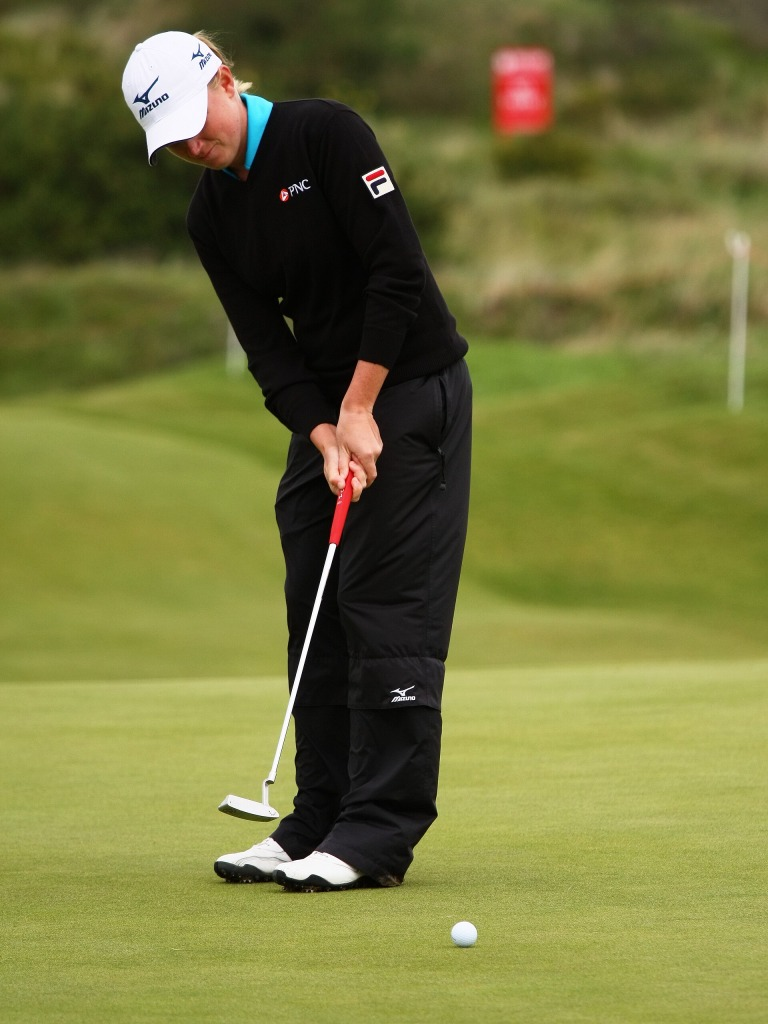
#> input picture images/person_2.jpg, 768 x 1024 px, given in place of 1.png, which was not available
$ python ex4.py
#> lines starting #> are read from the running program, lines starting #| are printed output that depends on the picture; after the words box and inside, x2 and y2 are one past the last pixel; in counts of white or black regions, pixels touching at a corner belong together
# =============================================================================
# SAVI - Parte 3, Exercício 4: Teste de rácio de David Lowe
#
# Resumo:
#   - Carrega duas imagens (1.png = train, 2.png = query) da pasta indicada em
#     -ip / --image_pair (ex: castle).
#   - Calcula features SIFT (máx. 500 keypoints, argumento -nk).
#   - Faz o matching com FlannBasedMatcher e knnMatch com k=2, para obter o
#     melhor e o segundo melhor match de cada descritor.
#   - Aplica o teste de rácio de David Lowe (argumento -dlr): só mantém o match
#     se best.distance < rácio * second_best.distance, eliminando matches
#     ambíguos e pouco confiáveis.
#   - Desenha os matches que passaram o teste com cv2.drawMatches.
#
# Uso:
#   python ex4.py -ip castle -nk 500 -dlr 0.7 -is 0.5
# =============================================================================


import argparse
from random import randint
import cv2
import json
import numpy as np
import signal
import sys
from colorama import Fore, Style

def signal_handler(sig, frame):
    print('You pressed Ctrl+C!')
    sys.exit(0)


def signal_handler_term(sig, frame):
    print('You pressed Ctrl+C!')
    sys.exit(0)


def showMask(window_name, image):
    image_to_show = image.astype(np.uint8)*255
    cv2.imshow(window_name, image_to_show)

def showScaledImage(window_name, image, scale):

    # scale image then show
    resized_image = cv2.resize(image, None, fx=scale, fy=scale, interpolation=cv2.INTER_LINEAR)

    cv2.namedWindow(window_name, cv2.WINDOW_NORMAL) # test other options to see if the image window resizes . Does not work on mac!
    cv2.imshow(window_name, resized_image)

# Main function
def main(): # this is our main function
    signal.signal(signal.SIGINT, signal_handler)
    signal.signal(signal.SIGTERM, signal_handler_term)
    print("SAVI exercise")

    # -------------------------------------------------------------------------
    # Initialization
    # -------------------------------------------------------------------------

    # initialize argparser
    ap = argparse.ArgumentParser()
    ap.add_argument("-is", "--image_scale", type=float, required=False,
                    default=1.0, help="Scale of images to display", )
    ap.add_argument("-dlr", "--david_lowes_ratio", type=float, required=False,
                    default=0.5, help="David Lowe's ratio for the ratio test", )
    ap.add_argument("-nk", "--number_of_keypoints", type=int, required=False,
                    default=500, help="Number of keypoints", )
    ap.add_argument("-ip", "--image_pair", type=str, required=False,
                    default="santorini", help="Parent folder that will contain the two images 1 and 2.png", )


    args = ap.parse_args()
    args = vars(args) # transform the args into a dictionary
    print('Input args: ' + str(args))

    # Load the images
    train_image = cv2.imread('../images/' + args['image_pair'] + '/1.png')
#> train_image is the input picture: shape (1024, 768, 3); mean B, G, R 60.6, 118.8, 117.8
    query_image = cv2.imread('../images/' + args['image_pair'] + '/2.png')
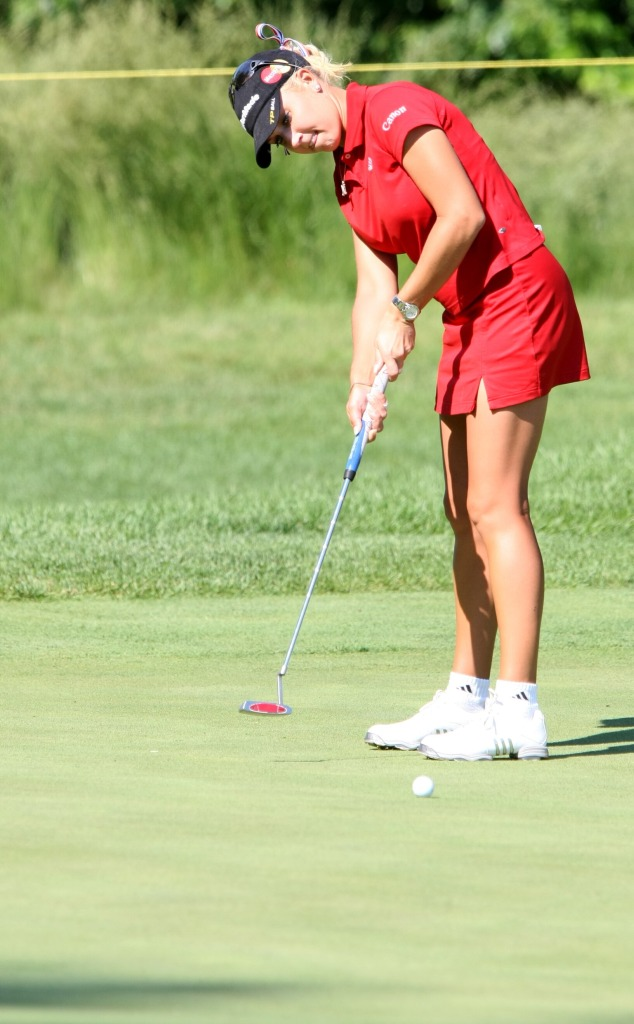
#> input picture images/person_3.jpg, 634 x 1024 px, given in place of 2.png, which was not available
#> query_image is the input picture: shape (1024, 634, 3); mean B, G, R 126.3, 179.2, 176.1

    # create the gui images for displaying
    train_image_gui = train_image.copy()
    query_image_gui = query_image.copy()


    # Compute features using sift
    sift_detector = cv2.SIFT_create(nfeatures=args['number_of_keypoints'])
    t_key_points, t_descriptors = sift_detector.detectAndCompute(train_image, None)
#> t_key_points = 429 keypoints; strongest (x, y, size): (332, 548, 5.6), (386, 188, 8.4), (182, 89, 72.8), (375, 196, 3)
    q_key_points, q_descriptors = sift_detector.detectAndCompute(query_image, None)
#> q_key_points = 500 keypoints; strongest (x, y, size): (343, 187, 3.2), (513, 756, 5.9), (344, 192, 3.5), (468, 687, 2.6)

    # print('t_key_points'  + str(t_key_points))

    # Match of keypoints
    index_params = dict(algorithm=1, trees = 15)
    search_params = dict(checks= 50)
    flann_matcher = cv2.FlannBasedMatcher(index_params, search_params)

    # Do the actual matching
    # k is the number of matches to return (to be changed later)
    # Now we want to get not only the best matche, but also the second best match
    two_best_matches = flann_matcher.knnMatch(q_descriptors, t_descriptors, k=2)
#> two_best_matches = 500 matches

    matches = []
    for best_match_idx, two_best_match_tuple in enumerate(two_best_matches):

        best_match = two_best_match_tuple[0] # best match is the first in the tuple
        second_best_match = two_best_match_tuple[1] # best match is the second in the tuple


        # Using David Lowe's ratio test we discard matches in which the best and second best are very close
        if best_match.distance < args['david_lowes_ratio'] * second_best_match.distance:
            matches.append(best_match) # Add the match to the list
        else:
            continue # so we do not draw the circles in the train and query images

        # Get tehe train and query indexes of the match
        t_idx = best_match.trainIdx
        q_idx = best_match.queryIdx

        # Get the coordinates of the keypoins of that match
        t_x, t_y = int(t_key_points[t_idx].pt[0]), int(t_key_points[t_idx].pt[1])
        q_x, q_y = int(q_key_points[q_idx].pt[0]), int(q_key_points[q_idx].pt[1])

        color = randint(0,255), randint(0,255), randint(0,255)
        cv2.circle(train_image_gui, (t_x,t_y), 55, color, 2)
        cv2.circle(query_image_gui, (q_x,q_y), 55, color, 2)
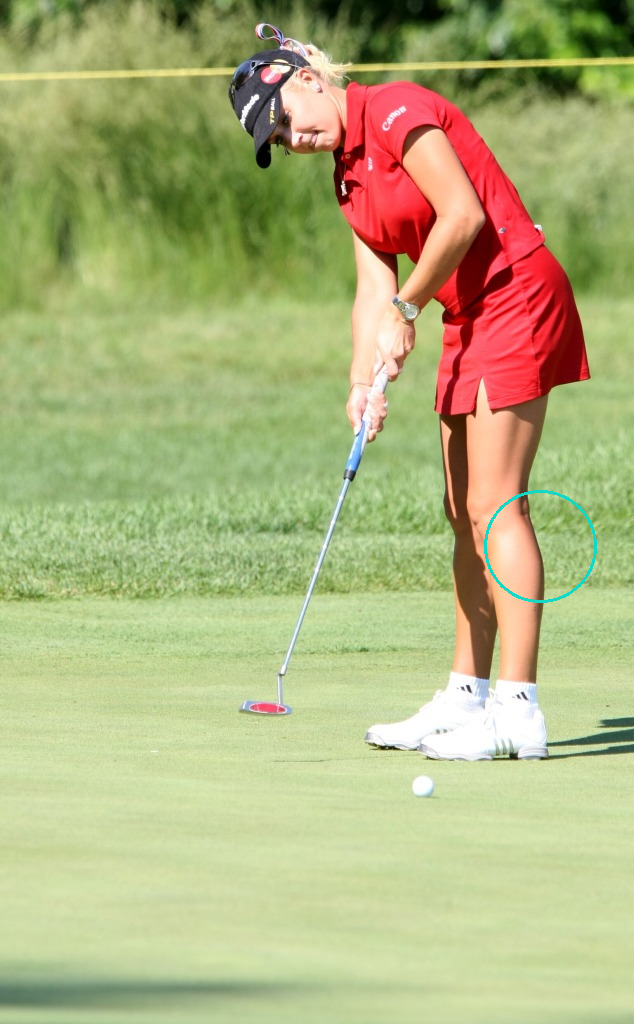
#> query_image_gui: shape (1024, 634, 3); 0.16% of pixels changed, all inside (x1, y1, x2, y2) = (484, 490, 597, 603)
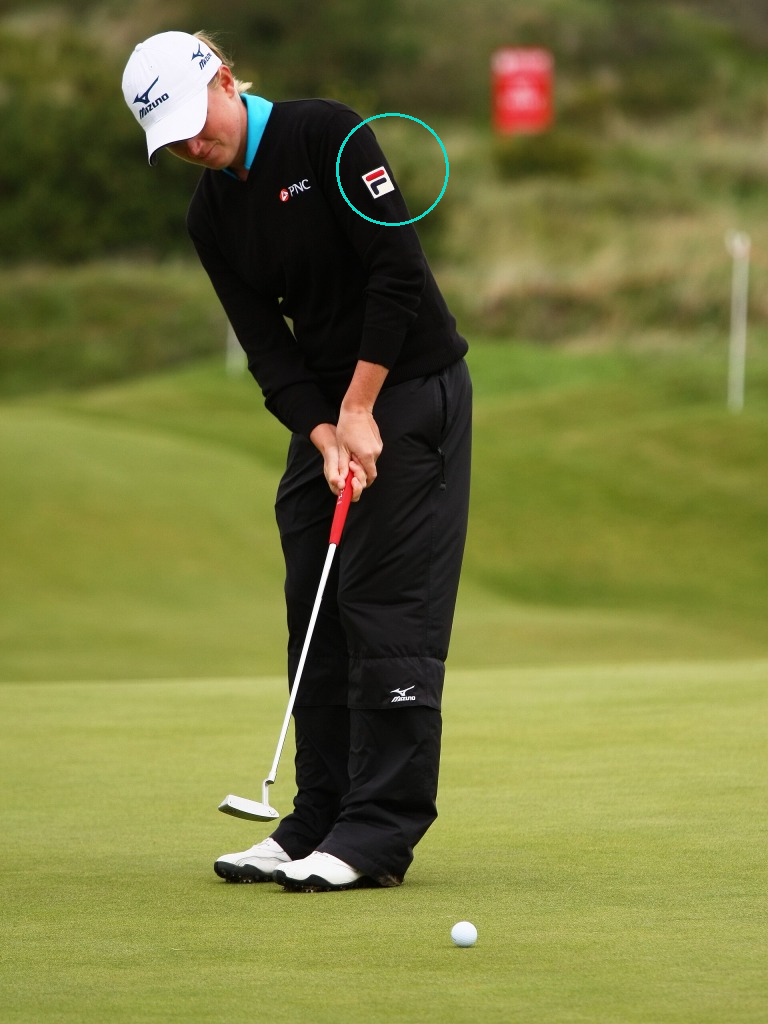
#> train_image_gui: shape (1024, 768, 3); 0.13% of pixels changed, all inside (x1, y1, x2, y2) = (336, 113, 449, 226)
#> after the loop, matches = 1 matches


    # use an opencv function to draw the matches
    matches_images = cv2.drawMatches(query_image_gui, q_key_points, train_image_gui, t_key_points, matches, None)
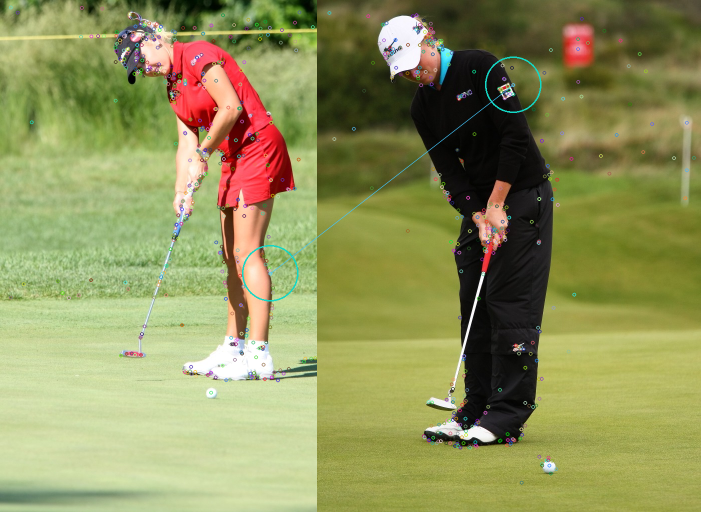
#> matches_images: shape (1024, 1402, 3) (shown at 1/2 size); mean B, G, R 90.9, 146.4, 143.8

    # [14 lines of commented-out code are left out]


    showScaledImage('Train', train_image_gui, args['image_scale'])
    showScaledImage('Query', query_image_gui, args['image_scale'])
    showScaledImage('Matches', matches_images, args['image_scale'])
    cv2.waitKey(0)


if __name__ == "__main__":
    main()
